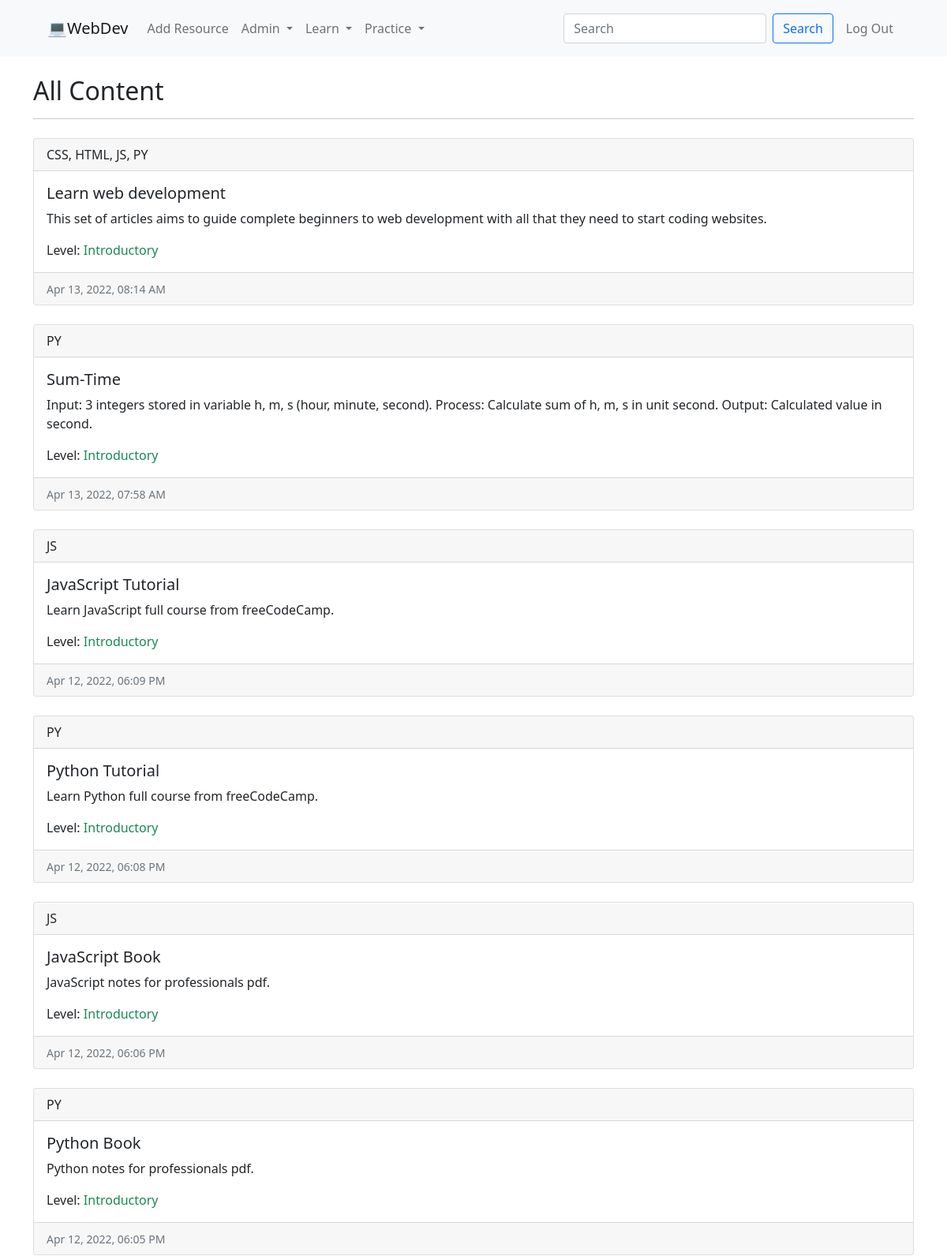
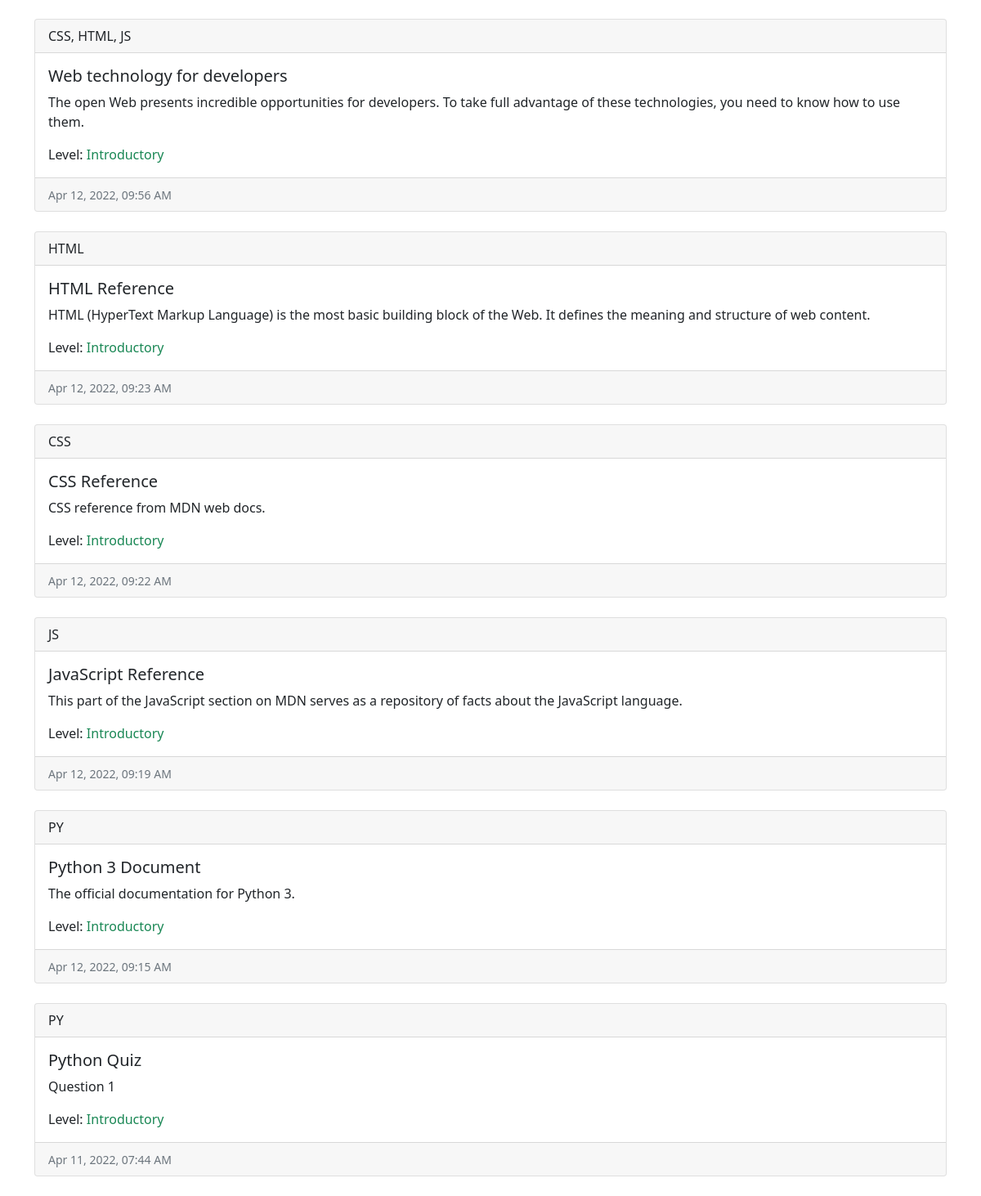
The page / (signed in) on the database its author committed (2 pictures, top to bottom).
### webdev/models.py (models this page shows, shortened)
class User(AbstractUser):
    pass

class Resource(models.Model):
    CATEGORY_CHOICES = [
        ("BOOK", "Book"),
        ("CODE", "Code"),
        ("CRS", "Course"),
        ("DOC", "Document"),
        ("QUIZ", "Quiz"),
        ("VID", "Video")
    ]
    LEVEL_CHOICES = [
        ("INTR", "Introductory"),
        ("MEDI", "Intermediate"),
        ("ADVC", "Advanced")
    ]
    title = models.CharField(max_length=150)
    description = models.TextField()
    url = models.URLField(max_length=255)
    embeddable = models.BooleanField()
    category = models.CharField(max_length=4, choices=CATEGORY_CHOICES)
    timestamp = models.DateTimeField(auto_now_add=True)
    user = models.ForeignKey("User", on_delete=models.SET_NULL, related_name="added_by", null=True)
    like = models.ManyToManyField("User", related_name="liker", blank=True)
    favorite = models.ManyToManyField("User", related_name="favoriter", blank=True)
    language = models.ManyToManyField("Language", related_name="lang")
    level = models.CharField(max_length=4, choices=LEVEL_CHOICES)
    def serialize(self):
        return {
            "id": self.id,
            "title": self.title,
            "description": self.description,
            "timestamp": self.timestamp.strftime("%b %d, %Y, %I:%M %p"),
            "language": ", ".join([lang.language for lang in self.language.all()]),
            "level": self.level
        }

class Language(models.Model):
    LANGUAGE_CHOICES = [
        ("CSS", "CSS"),
        ("HTML", "HTML"),
        ("JS", "JavaScript"),
        ("PY", "Python")
    ]
    language = models.CharField(max_length=4, unique=True, choices=LANGUAGE_CHOICES)
    def __str__(self):
        return self.language

### webdev/views.py (the view)
# urls.py: path("", views.index, name="index"),
def index(request):
    query = request.GET.get('q')
    if query is not None:
        resources = Resource.objects.filter(
            Q(title__contains=query) | Q(description__contains=query) | Q(language__language__contains=query)
        ).order_by("-timestamp") # Reverse chronologial order
    else:
        resources = Resource.objects.order_by("-timestamp")
    return render(request, "webdev/index.html", {
        "level": LEVEL,
        "resources": resources,
        "query": bool(query)
    })

### webdev/views.py (called while the page is built)
@register.filter
def get_item(dictionary, key):
    return dictionary.get(key)

### webdev/templates/webdev/index.html
{% extends  "webdev/layout.html" %}
{% block body %}
    <div>
        <h2 class="me-auto">{% if query %}Search Results ({{ resources.count }}){% else %}All Content{% endif %}</h2>
        <hr class="mb-4">
        {% if query and resources.count == 0 %}
            <h5>No results found.</h5>
        {% else %}
            {% for resource in resources %}
                <div class="card mb-4">
                    <a class="text-body text-decoration-none" href="{% url 'resource' resource.pk %}">
                        <div class="card-header">{{ resource.language.all|join:", " }}</div>
                        <div class="card-body">
                            <h5 class="card-title">{{ resource.title }}</h5>
                            <p class="card-text">{{ resource.description }}</p>
                            {% with lv=level|get_item:resource.level %}
                                <p class="card-text">Level: <span class="{{ lv.color }}">{{ lv.full }}</span></p>
                            {% endwith %}
                        </div>
                        <div class="card-footer"><small class="text-muted">{{ resource.serialize.timestamp }}</small></div>
                    </a>
                </div>
            {% endfor %}
        {% endif %}
    </div>
{% endblock %}

### webdev/templates/webdev/layout.html (shortened to what this page needs)
{% load static %}
<!DOCTYPE html>
<html lang="en">
    <head>
        <link href="https://cdn.jsdelivr.net/npm/bootstrap@5.1.3/dist/css/bootstrap.min.css" rel="stylesheet">
        <link href="https://cdnjs.cloudflare.com/ajax/libs/font-awesome/5.15.4/css/all.min.css" rel="stylesheet">
        <link href="{% static 'webdev/styles.css' %}" rel="stylesheet">
    </head>
    <body>
        <nav class="navbar navbar-expand-lg navbar-light bg-light py-3 px-5">
            <div class="container-fluid">
                <a class="navbar-brand" href="{% url 'index' %}">💻WebDev</a>
                <div class="collapse navbar-collapse" id="navbarNavDropdown">
                    <ul class="navbar-nav me-auto">
                        {% if user.is_authenticated %}
                            <li class="nav-item">
                                <a href="{% url 'create' %}" class="nav-link">Add Resource</a>
                            </li>
                            <li class="nav-item dropdown">
                                <a class="nav-link dropdown-toggle" role="button" data-bs-toggle="dropdown">
                                    {{ user.username.capitalize }}
                                </a>
                            </li>
                        {% endif %}
                        <li class="nav-item dropdown">
                            <a class="nav-link dropdown-toggle" role="button" data-bs-toggle="dropdown">
                                Learn
                            </a>
                        </li>
                        <li class="nav-item dropdown">
                            <a class="nav-link dropdown-toggle" role="button" data-bs-toggle="dropdown">
                                Practice
                            </a>
                        </li>
                    </ul>
                    <form action="{% url 'index' %}" class="d-flex me-2" method="get">
                        <input class="form-control me-2" type="search" name="q" placeholder="Search">
                        <button class="btn btn-outline-primary" type="submit">Search</button>
                    </form>
                    <ul class="navbar-nav">
                        {% if user.is_authenticated %}
                            <li class="nav-item">
                                <a class="nav-link" href="{% url 'logout' %}">Log Out</a>
                            </li>
                        {% endif %}
                    </ul>
                </div>
            </div>
        </nav>
        <div class="body container pt-4">
            {% block body %}
            {% endblock %}
        </div>
    </body>
</html>

### rows shown on the page
User: username "Admin"
Resource: language.all "CSS, HTML, JS, PY", title "Learn web development", description "This set of articles aims to guide complete beginners to web development with all that they need to start coding websites.", full "Introductory", serialize.timestamp "Apr 13, 2022, 08:14 AM"
Resource: language.all "PY", title "Sum-Time", description "Input: 3 integers stored in variable h, m, s (hour, minute, second). Process: Calculate sum of h, m, s in unit second. Output: Calculated value in second.", full "Introductory", serialize.timestamp "Apr 13, 2022, 07:58 AM"
Resource: language.all "JS", title "JavaScript Tutorial", description "Learn JavaScript full course from freeCodeCamp.", full "Introductory", serialize.timestamp "Apr 12, 2022, 06:09 PM"
Resource: language.all "PY", title "Python Tutorial", description "Learn Python full course from freeCodeCamp.", full "Introductory", serialize.timestamp "Apr 12, 2022, 06:08 PM"
Resource: language.all "JS", title "JavaScript Book", description "JavaScript notes for professionals pdf.", full "Introductory", serialize.timestamp "Apr 12, 2022, 06:06 PM"
Resource: language.all "PY", title "Python Book", description "Python notes for professionals pdf.", full "Introductory", serialize.timestamp "Apr 12, 2022, 06:05 PM"
Resource: language.all "CSS, HTML, JS", title "Web technology for developers", description "The open Web presents incredible opportunities for developers. To take full advantage of these technologies, you need to know how to use them.", full "Introductory", serialize.timestamp "Apr 12, 2022, 09:56 AM"
Resource: language.all "HTML", title "HTML Reference", description "HTML (HyperText Markup Language) is the most basic building block of the Web. It defines the meaning and structure of web content.", full "Introductory", serialize.timestamp "Apr 12, 2022, 09:23 AM"
Resource: language.all "CSS", title "CSS Reference", description "CSS reference from MDN web docs.", full "Introductory", serialize.timestamp "Apr 12, 2022, 09:22 AM"
Resource: language.all "JS", title "JavaScript Reference", description "This part of the JavaScript section on MDN serves as a repository of facts about the JavaScript language.", full "Introductory", serialize.timestamp "Apr 12, 2022, 09:19 AM"
Resource: language.all "PY", title "Python 3 Document", description "The official documentation for Python 3.", full "Introductory", serialize.timestamp "Apr 12, 2022, 09:15 AM"
Resource: language.all "PY", title "Python Quiz", description "Question 1", full "Introductory", serialize.timestamp "Apr 11, 2022, 07:44 AM"
